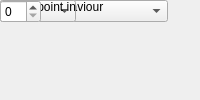
<?xml version="1.0" encoding="UTF-8"?>
<ui version="4.0">
 <class>MainWindow</class>
 <widget class="QMainWindow" name="MainWindow">
  <property name="windowTitle"><string>Polynomial</string></property>
  <widget class="QWidget" name="centralwidget">
   <!-- NOTE: this is a simplified structural mirror of the generated
        <module>_ui.py, not a full round-trip Designer file. Regenerate
        both from the same spec if you need to edit layout by hand. -->
       <widget class="QLabel" name="label_n_polys">
     <property name="text"><string>Number of polynomials</string></property>
    </widget>
       <widget class="QSpinBox" name="n_polys"/>
       <widget class="QLabel" name="label_degree">
     <property name="text"><string>Degree of polynomial</string></property>
    </widget>
       <widget class="QSpinBox" name="degree"/>
       <widget class="QLabel" name="label_mult_latency">
     <property name="text"><string>Multiplier latency</string></property>
    </widget>
       <widget class="QSpinBox" name="mult_latency"/>
       <widget class="QLabel" name="label_bits_out">
     <property name="text"><string>Output number of bits</string></property>
    </widget>
       <widget class="QSpinBox" name="bits_out"/>
       <widget class="QLabel" name="label_bin_pt_out">
     <property name="text"><string>Output binary point</string></property>
    </widget>
       <widget class="QSpinBox" name="bin_pt_out"/>
       <widget class="QLabel" name="label_conv_latency">
     <property name="text"><string>Convert latency</string></property>
    </widget>
       <widget class="QSpinBox" name="conv_latency"/>
       <widget class="QLabel" name="label_quantization">
     <property name="text"><string>Quantization behaviour</string></property>
    </widget>
       <widget class="QComboBox" name="quantization">
     <item><property name="text"><string>Truncate</string></property></item>
     <item><property name="text"><string>Round  (unbiased: +/- Inf)</string></property></item>
    </widget>
       <widget class="QLabel" name="label_overflow">
     <property name="text"><string>Overflow behaviour</string></property>
    </widget>
       <widget class="QComboBox" name="overflow">
     <item><property name="text"><string>Wrap</string></property></item>
     <item><property name="text"><string>Saturate</string></property></item>
    </widget>
       <widget class="QLabel" name="label_bits_in">
     <property name="text"><string>Bits in</string></property>
    </widget>
       <widget class="QSpinBox" name="bits_in"/>
       <widget class="QLabel" name="label_bin_pt_in">
     <property name="text"><string>Binary point in</string></property>
    </widget>
       <widget class="QSpinBox" name="bin_pt_in"/>
  </widget>
 </widget>
 <resources/>
 <connections/>
</ui>
